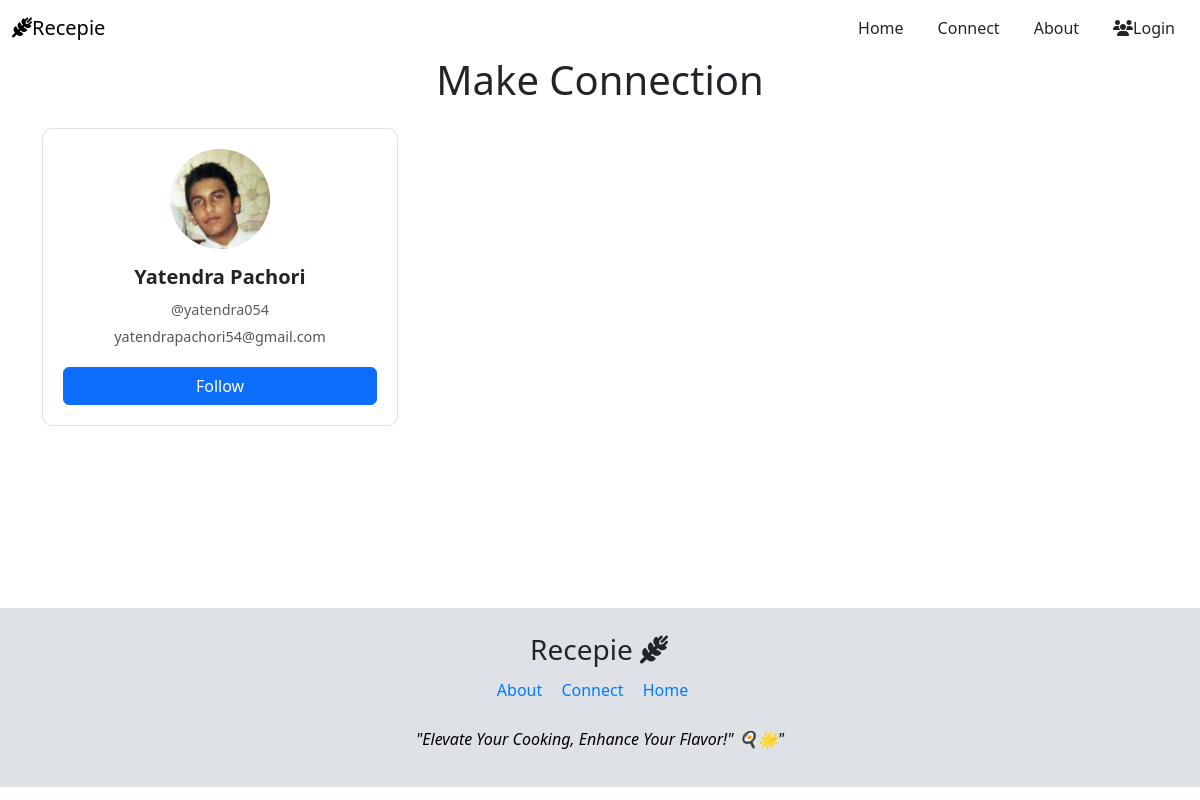
/connect/, run on an earlier commit of the app's database.
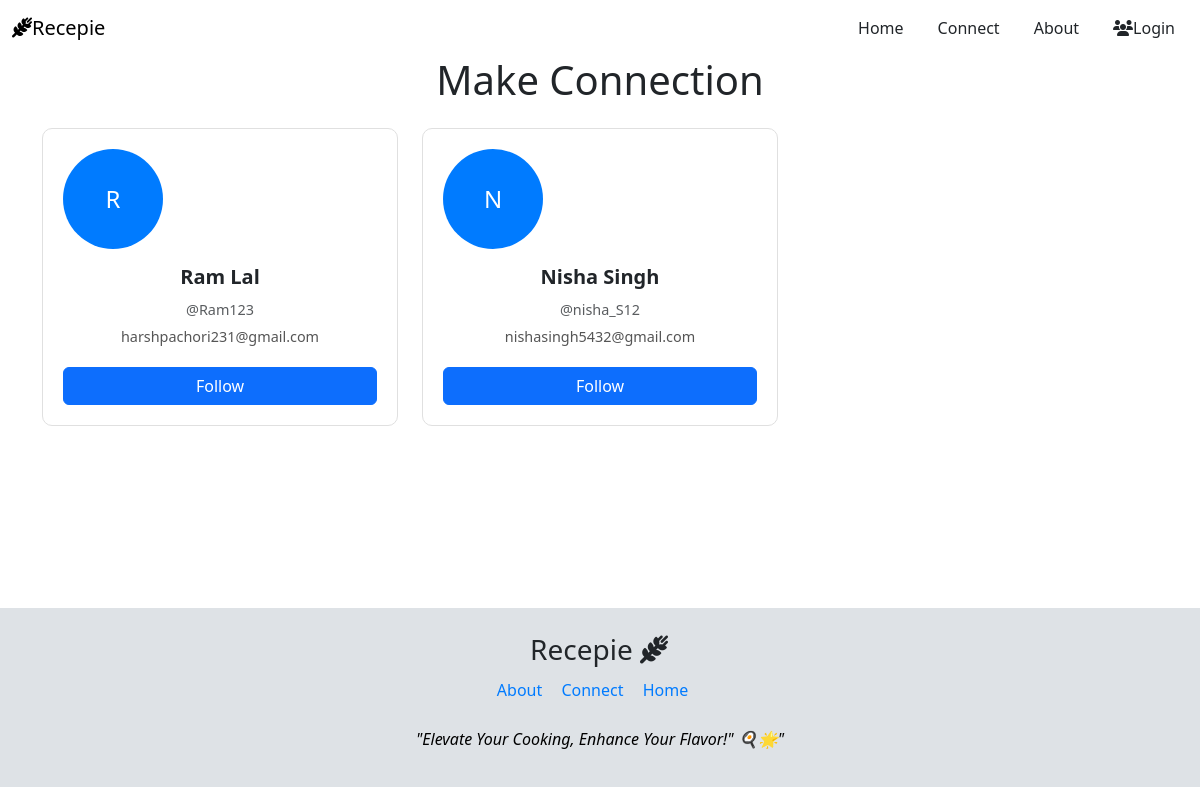
And on a later commit of the database.
### recepe/models.py (models this page shows, shortened)
class UserInformation(models.Model):
    user = models.ForeignKey(User,on_delete=models.CASCADE)
    First_Name = models.CharField(max_length=30)
    Last_Name = models.CharField(max_length=30)
    User_Name = models.CharField(max_length=100)
    Email = models.EmailField(null=True)
    profile_image = models.ImageField(upload_to='profile_images/', null=True, blank=True)
    followers=models.ManyToManyField(User,related_name="following",blank=True)

### recepe/views.py (the view)
# urls.py: path("connect/",connect,name="connect")
def connect(request):
    Informations=UserInformation.objects.all()
    context={
        "Informations":Informations
    }
    return render(request,"connect.html",context)

### recepe/templates/connect.html (shortened to what this page needs)
{% extends 'base.html' %}
{% load static %}
{% block content %}
<link rel="stylesheet" href="{% static 'css/style3.css' %}">
<div class="container">
    <h1 class="text-center mb-4">Make Connection</h1>
    <div class="row">
        {% for info in Informations %}
        <div class="col-md-4 mb-4">
            <div class="card h-100">
                <div class="card-body text-center">
                    {% if info.profile_image %}
                        <img src="{{ info.profile_image.url }}" class="rounded-circle" width="100" height="100" alt="Profile Image">
                    {% else %}
                        <div class="profile-initials rounded-circle d-flex justify-content-center align-items-center" style="width: 100px; height: 100px; background-color: #007bff; color: white; font-size: 24px;">
                            {{ info.First_Name|first|upper }}
                        </div>
                    {% endif %}
                    <h5 class="card-title mt-3">{{ info.First_Name }} {{ info.Last_Name }}</h5>
                    <p class="card-text text-muted">@{{ info.User_Name }}</p>
                    <p class="card-text">{{ info.Email }}</p>
                    {% if user in info.followers.all %}
                    <button class="btn btn-following follow-button" data-user-id="{{ info.user.id }}">Following</button>
                    {% else %}
                    <button class="btn btn-primary follow-button" data-user-id="{{ info.user.id }}">Follow</button>
                    {% endif %}
                </div>
            </div>
        </div>
        {% endfor %}
    </div>
</div>
{% endblock %}

### recepe/templates/base.html (shortened to what this page needs)
<!DOCTYPE html>
<html lang="en">
<head>
    <link href="https://cdn.jsdelivr.net/npm/bootstrap@5.3.3/dist/css/bootstrap.min.css" rel="stylesheet">
</head>
<body>
    <nav class="navbar show ">
        <div class="container-fluid w-full">
          <a class="navbar-brand"><i class="fa-solid fa-wheat-awn"></i>Recepie</a>
          <div class="d-flex align-items-center">
            <a href="/" class="btn btn me-2" type="submit">Home</a>
            <a href="/connect/" class="btn btn me-2" type="submit">Connect</a>
            <a href="/About/" class="btn btn me-2" type="submit">About</a>
          <div role="search">
            {% if request.user.is_authenticated %}
                {% if page_title ==  'Profile' %}
                    <a href="/recepies/" class="btn btn" type="submit">Recepie</a>
                    <a href="/logout/" class="btn btn" type="submit"><i class="fa-solid fa-users"></i>Logout</a>
                {% else %}
                <a href="/profile/" class="btn btn" type="submit"><i class="fa-solid fa-user"></i> Profile</a>
                <a href="/logout/" class="btn btn" type="submit"><i class="fa-solid fa-users"></i>Logout</a>
                {% endif %}
            {% else %}
                <a href="/login/" class="btn btn" type="submit"><i class="fa-solid fa-users"></i>Login</a>
            </div>
            {% endif %}
          </div>
        </div>
    </nav>
    <main>
    {% block content %}
    {% endblock %}
    </main>
    <footer>
        <div style="margin-bottom: 8px;">
            <a class="navbar-brand sav" href="/" style="font-size: 28px;">Recepie <i class="fa-solid fa-wheat-awn"></i></a>
        </div>
        <div style="margin-bottom: 25px;">
            <a href="/About/" style="margin-right: 15px; text-decoration: none; color: #007bff;">About</a>
            <a href="/connect/" style="margin-right: 15px; text-decoration: none; color: #007bff;">Connect</a>
            <a href="/" style="margin-right: 15px; text-decoration: none; color: #007bff;">Home</a>
        </div>
        <div>
            <blockquote style="font-style: italic; color: #000; text-align: center;">
                "Elevate Your Cooking, Enhance Your Flavor!" 🍳🌟"
            </blockquote>
        </div>
    </footer>
</body>
</html>

### Start/static/css/style3.css (style rules this page uses)
.profile-initials { display: inline-block; text-align: center; line-height: 100px; }
.card { transition: transform 0.2s; border: 1px solid #e0e0e0; border-radius: 10px; overflow: hidden; }
.card-body { padding: 20px; }
.card-title { font-size: 1.25rem; font-weight: bold; margin-bottom: 10px; }
.card-text { margin-bottom: 5px; font-size: 0.9rem; color: #555; }
.btn-primary { margin-top: 15px; width: 100%; }
.container { min-height: 69vh; }

### recepe/templates/base.html (style rules this page uses)
.show { background-color:linear-gradient(45deg, #e87c7c); }
nav a.btn { transition: background-color 0.3s ease, transform 0.2s ease; }
.sav { margin-right: 2px; }
body { display: flex; flex-direction: column; }
footer { background-color: rgb(222, 226, 230); padding: 20px; text-align: center; }
footer .navbar-brand { font-size: 28px; }

What changed in the data, as far as the page shows it:
removed UserInformation: profile_image (picture), First_Name "Yatendra", Last_Name "Pachori", User_Name "yatendra054", Email "yatendrapachori54@gmail.com"
added UserInformation: First_Name|first "R", First_Name "Ram", Last_Name "Lal", User_Name "Ram123", Email "harshpachori231@gmail.com"
added UserInformation: First_Name|first "N", First_Name "Nisha", Last_Name "Singh", User_Name "nisha_S12", Email "nishasingh5432@gmail.com"
